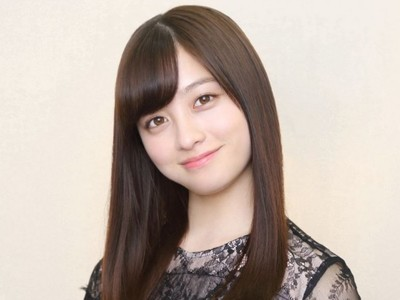
%> input picture kanna.jpg, 400 x 300 px
$ octave kadai2.m   (GNU Octave 9; MATLAB toolbox functions it lacks are replaced by stand-ins)
%> lines starting %> are read from the running program, lines starting %| are printed output that depends on the picture; in (x1, y1, x2, y2) boxes, pixels count from 0 and x2, y2 are one past the last pixel; in counts of white or black regions, pixels touching at a corner belong together; the program's own positions count from 1
% 課題２　階調数と疑似輪郭
% ２階調，４階調，８階調の画像を生成せよ．
% 下記はサンプルプログラムである．
% 課題作成にあたっては「Lenna」以外の画像を用いよ．

clear; % 変数のオールクリア

ORG=imread('kanna.jpg'); % 原画像の入力
%> ORG is the input picture: size 300x400x3 uint8; mean R, G, B 190.7, 176.9, 167.7
ORG = rgb2gray(ORG); colormap(gray); colorbar;
%> after `ORG = rgb2gray(ORG)`:
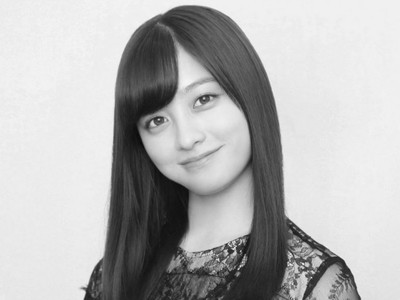
%> ORG: size 300x400 uint8; min 9, max 248, mean 180
imagesc(ORG); axis image; % 画像の表示
pause; % 一時停止

% ２階調画像の生成
IMG = ORG>128;
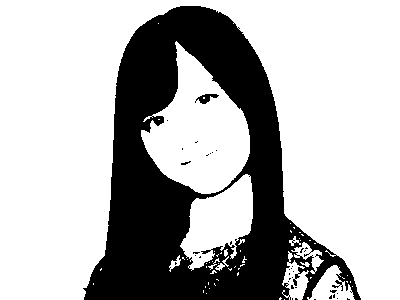
%> IMG: size 300x400 logical; 70.7% white; 37 black regions (35 under 20 px), largest, box (x1, y1, x2, y2) and area: (83, 6, 361, 300) 34864, (195, 94, 219, 104) 118
imagesc(IMG); colormap(gray); colorbar;  axis image;
pause;

% ４階調画像の生成
IMG0 = ORG>64;
%> IMG0: size 300x400 logical; 85.6% white; 135 black regions (119 under 20 px), largest, box (x1, y1, x2, y2) and area: (108, 85, 191, 300) 10564, (191, 223, 289, 300) 3108, (127, 25, 174, 76) 1305
IMG1 = ORG>128;
IMG2 = ORG>192;
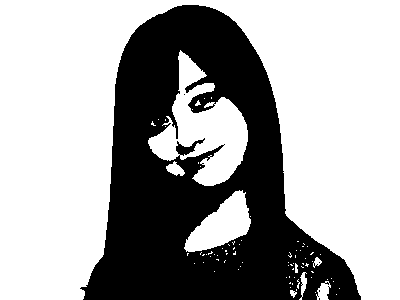
%> IMG2: size 300x400 logical; 64.9% white; 5 black regions (4 under 20 px), largest, box (x1, y1, x2, y2) and area: (80, 5, 361, 300) 42146
IMG = IMG0 + IMG1 + IMG2;
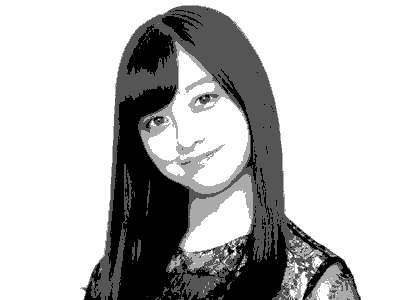
%> IMG: size 300x400 double; min 0, max 3, mean 2.21; drawn with min black and max white
imagesc(IMG); colormap(gray); colorbar;  axis image;
pause;

% ８階調については，各自検討してください．
IMG0 = ORG>16;
%> IMG0: size 300x400 logical; 99.9% white; black in thin lines or dots, all inside (x1, y1, x2, y2) = (134, 128, 188, 224)
IMG1 = ORG>32;
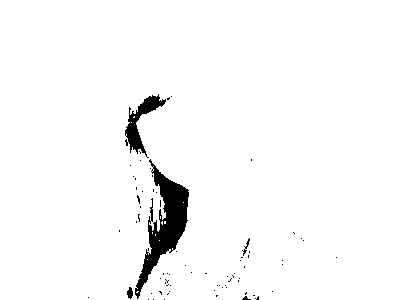
%> IMG1: size 300x400 logical; 97% white; 74 black regions (70 under 20 px), largest, box (x1, y1, x2, y2) and area: (135, 159, 189, 299) 2537, (125, 94, 166, 158) 793, (127, 287, 133, 299) 50, (242, 238, 250, 256) 36
IMG3 = ORG>64;
IMG4 = ORG>96;
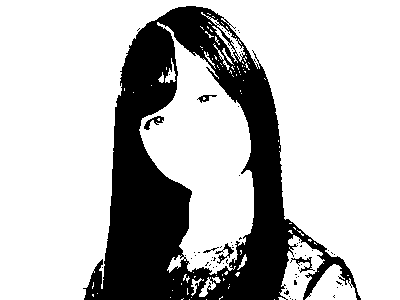
%> IMG4: size 300x400 logical; 74.4% white; 65 black regions (59 under 20 px), largest, box (x1, y1, x2, y2) and area: (83, 6, 361, 300) 30199, (290, 257, 315, 273) 114, (215, 243, 234, 264) 112, (144, 116, 164, 130) 108, (197, 95, 217, 103) 66, (203, 247, 219, 253) 26
IMG5 = ORG>128;
IMG6 = ORG>160;
%> IMG6: size 300x400 logical; 68.4% white; 12 black regions (9 under 20 px), largest, box (x1, y1, x2, y2) and area: (81, 5, 361, 300) 37669, (178, 146, 222, 171) 150, (179, 147, 192, 151) 33
IMG7 = ORG>192;
IMG = IMG0 + IMG1 + IMG2 + IMG3 + IMG4 + IMG5 + IMG6 + IMG7;
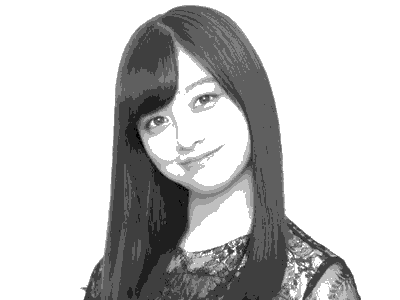
%> IMG: size 300x400 double; min 0, max 8, mean 6.26; drawn with min black and max white
imagesc(IMG); colormap(gray); colorbar;  axis image;
pause;
